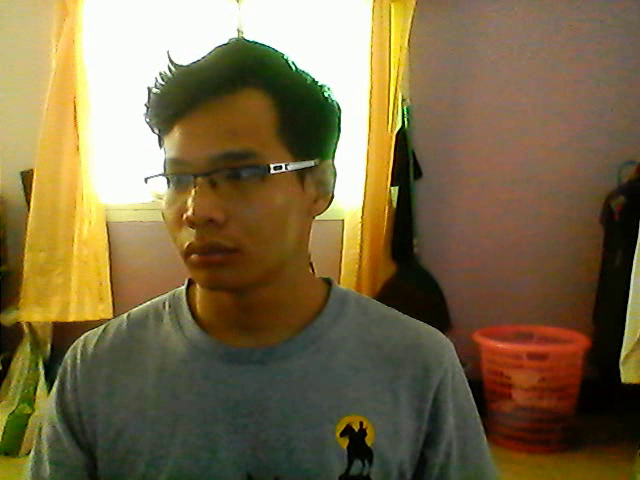
#> input picture frame 7 of VideoWrite.avi, 640 x 480 px, given in place of the camera
$ python openCamera.py
#> lines starting #> are read from the running program, lines starting #| are printed output that depends on the picture; after the words box and inside, x2 and y2 are one past the last pixel; in counts of white or black regions, pixels touching at a corner belong together

import cv2
import datetime
# เปิดกล้อง
cap = cv2.VideoCapture(0)

Face_Cascade = cv2.CascadeClassifier("Detect/haarcascade_frontalface_default.xml")


while(True):
    # รับภาพจากกล่อง frame ต่อ frame
    check , frame = cap.read()
#> frame is the input picture: shape (480, 640, 3); mean B, G, R 70.8, 105.8, 122.5
    # แปลง video เป็น grayscale
    VDOGray = cv2.cvtColor(frame, cv2.COLOR_BGR2GRAY)
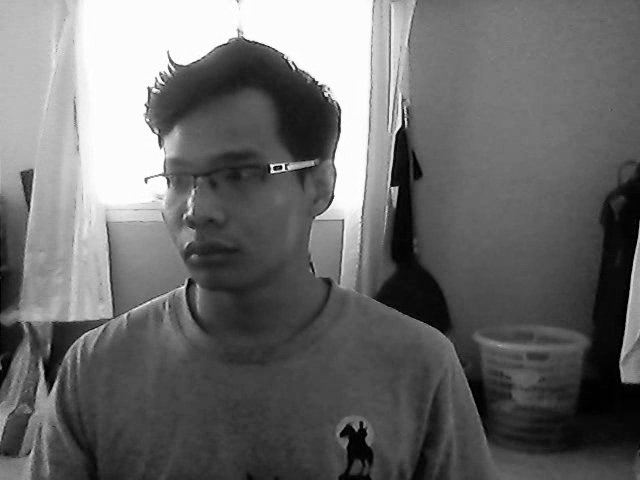
#> VDOGray: shape (480, 640); min 0, max 255, mean 106.8

    # แสดงวัน เวลา
    timeCurrent = str(datetime.datetime.now())
    cv2.putText(frame, timeCurrent, (25, 25), 5,1,(0, 0, 0), 2, cv2.LINE_AA)
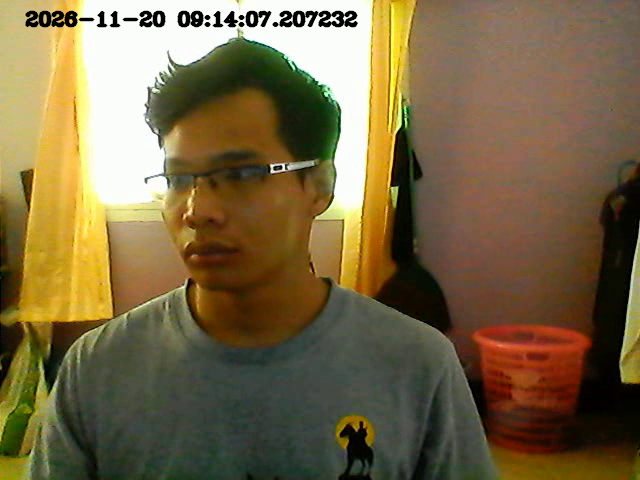
#> frame: shape (480, 640, 3); 1.3% of pixels changed, all inside (x1, y1, x2, y2) = (25, 10, 358, 28)

    # จำแนกใบหน้า
    # scaleFactor คือการลดขนาดของภาพลงในอัตราส่วน 1.10 = 10% ,1.05 = 5%
    scaleFactor = 1.20
    # minNeighbors คือจำนวนรอบในการคำนวนตำแหน่งที่เจอใบหน้าเพื่อความแม่นยำ (k-mean)
    minNeighbors = 5
    face_detect = Face_Cascade.detectMultiScale(VDOGray, scaleFactor, minNeighbors)
#> face_detect = [[115, 105, 185, 185]]
    for (x, y, w, h) in face_detect:
        cv2.rectangle(frame, (x, y), (x + w, y + h), (0, 0, 255), 2)
        cv2.imshow("Output", frame)
#> this loop made 1 pass
#> pass 1, `cv2.imshow("Output", frame)`:
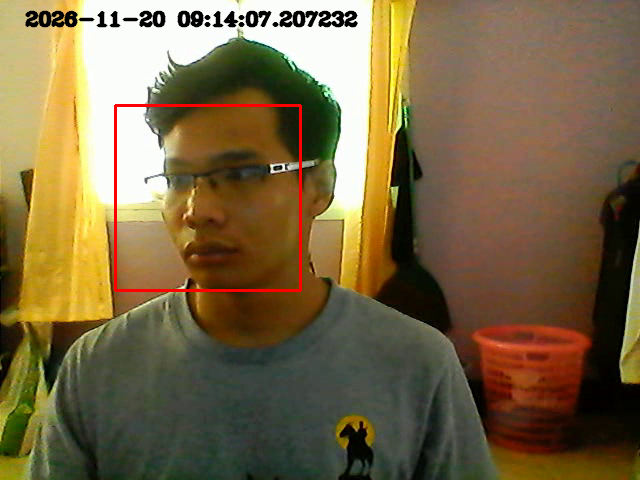
#> window 'Output': shape (480, 640, 3); mean B, G, R 68.2, 102.8, 121.1

    # cv2.imshow("Output",VDOGray)
    # รอรับ key จากแป้นพิมเพื่อปิดกล้อง
    if cv2.waitKey(1) & 0xFF == ord("e"):
#> (key e is pressed here)
        break

# เปิด Video
capVDO = cv2.VideoCapture("image/Video.mp4")

# while(capVDO.isOpened()):
#     # รับ video เข้ามา
#     check , frame = capVDO.read()
#
#     # ตรวจสอบว่า video จบรึยัง
#     if check ==True:
#         # แปลง video ให้เป็น grayScale
#         # VDOGray = cv2.cvtColor(frame,cv2.COLOR_BGR2GRAY)
#
#         # แสดงวัน เวลา
#         timeCurrent = str(datetime.datetime.now())
#         cv2.putText(frame, timeCurrent, (25, 25), 5,1,(0, 0, 0), 2, cv2.LINE_AA)
#
#         cv2.imshow("Output",frame)
#         # รอรับ key จากแป้นพิมเพื่อปิดกล้อง
#         if cv2.waitKey(1) & 0xFF == ord("e"):
#             break
#
#     else:
#         break

cap.release()
cv2.destroyAllWindows()

$ run again, starting later in the video
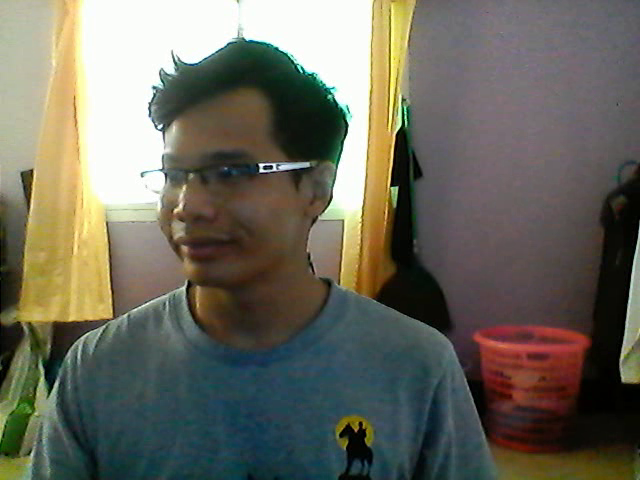
#> input picture frame 31 of VideoWrite.avi, 640 x 480 px, given in place of the camera
#> frame is the input picture: shape (480, 640, 3); mean B, G, R 92.9, 105.2, 106.7
#> `VDOGray = cv2.cvtColor(frame, cv2.COLOR_BGR2GRAY)`:
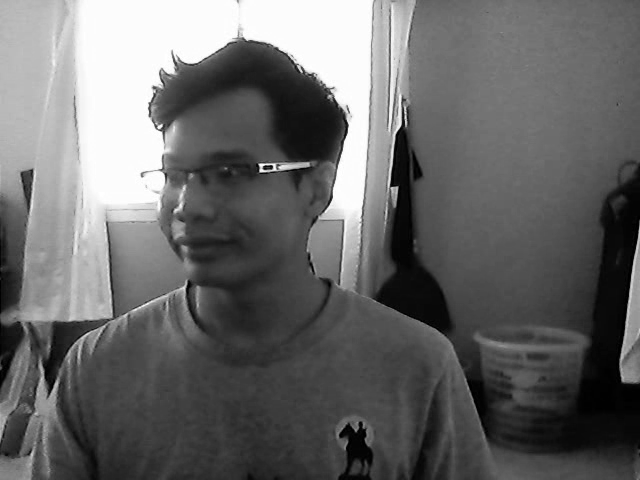
#> VDOGray: shape (480, 640); min 0, max 255, mean 104.2
#> `cv2.putText(frame, timeCurrent, (25, 25), 5,1,(0, 0, 0), 2, cv2.LINE_AA)`:
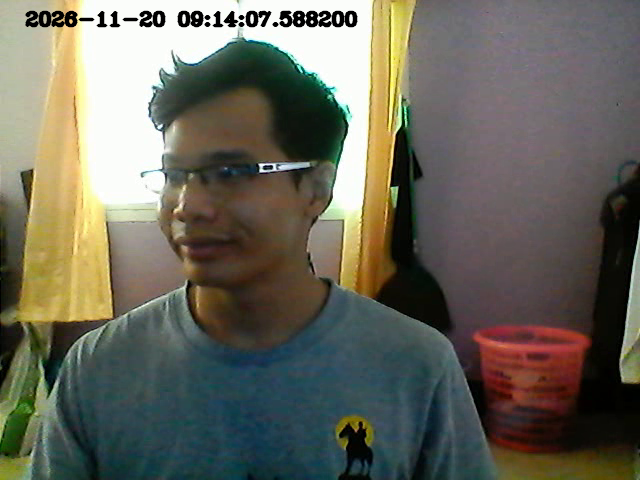
#> frame: shape (480, 640, 3); 1.32% of pixels changed, all inside (x1, y1, x2, y2) = (25, 10, 358, 28)
#> face_detect = ()

$ run again, starting later in the video
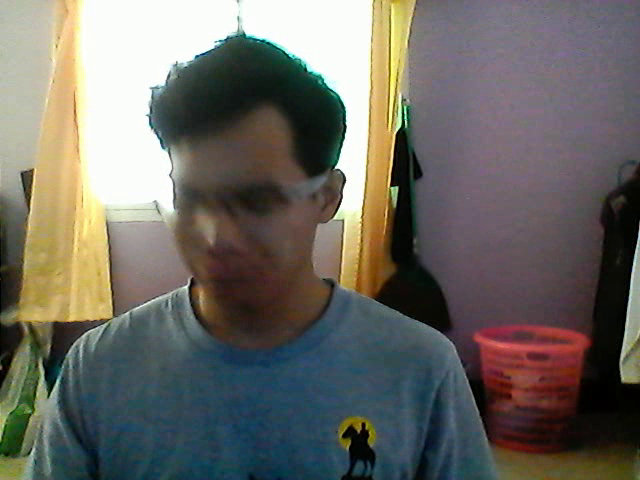
#> input picture frame 56 of VideoWrite.avi, 640 x 480 px, given in place of the camera
#> frame is the input picture: shape (480, 640, 3); mean B, G, R 98.7, 105.2, 107.5
#> `VDOGray = cv2.cvtColor(frame, cv2.COLOR_BGR2GRAY)`:
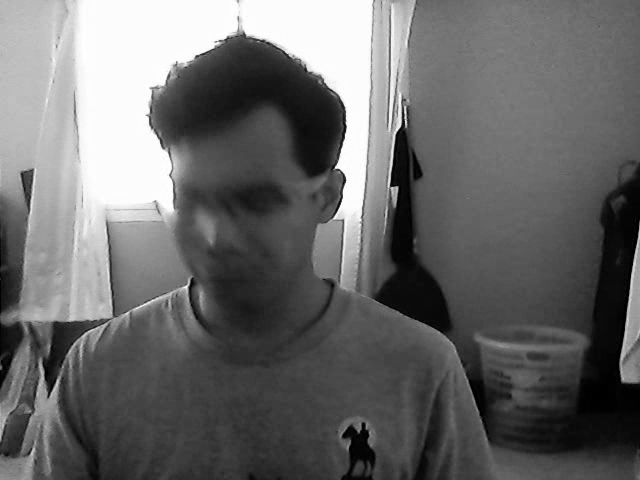
#> VDOGray: shape (480, 640); min 0, max 255, mean 105.1
#> `cv2.putText(frame, timeCurrent, (25, 25), 5,1,(0, 0, 0), 2, cv2.LINE_AA)`:
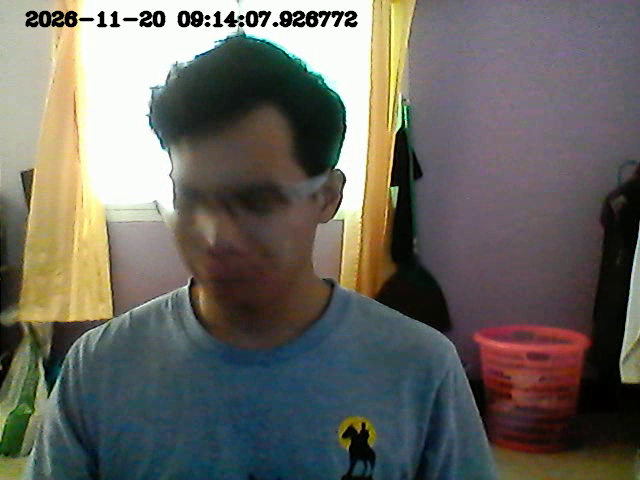
#> frame: shape (480, 640, 3); 1.29% of pixels changed, all inside (x1, y1, x2, y2) = (25, 10, 358, 28)
#> face_detect = ()
